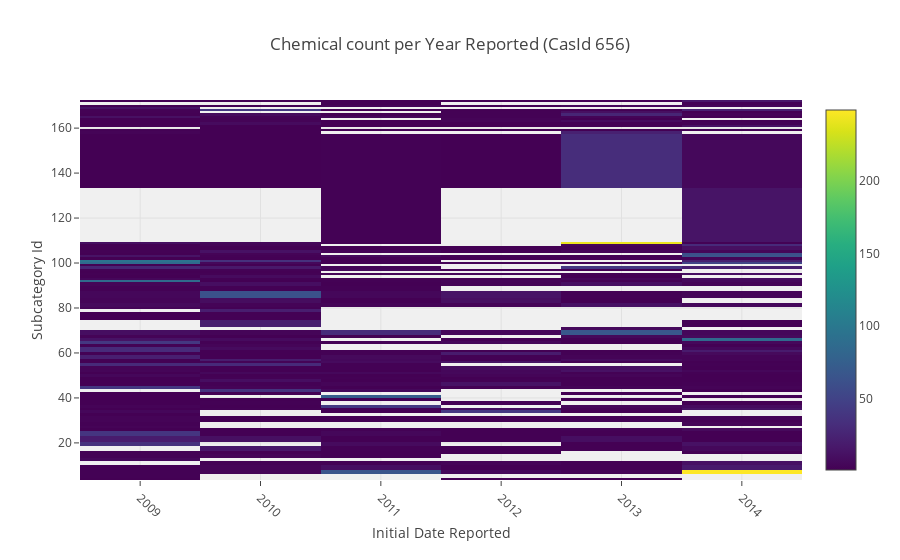

Notebook source saved alongside this figure:
### Code cell
subcategory_data    = data_aggregated[SUBCATEGORYID_COLUMN][data_aggregated[CASID_COLUMN] == 656].values
initial_data        = data_aggregated[INITIALDATEREPORTED_COLUMN + '_Year'].values

data_plot = [
    go.Heatmap(
        z = chemicalcount_data,
        x = initial_data,
        y = subcategory_data,
        colorscale='Viridis',
    )
]

layout = go.Layout(
    title='Chemical count per Year Reported (CasId 656)',
    xaxis = dict(tickangle=45, title = 'Initial Date Reported'),
    yaxis = dict(title = 'Subcategory Id'),
    plot_bgcolor='rgba(240,240,240, 0.95)'
)

fig = go.Figure(data=data_plot, layout=layout)
offline.iplot(fig, filename='initial_subcategory_heatmap')

### Figure 1 — Plotly figure (JSON) as saved in the notebook; plotly's stock layout.template omitted (floating-point values rounded to 4 significant figures; data arrays with more than 128 entries replaced by an {"elided": "..."} marker saying what was removed)
{"data": [{"colorscale": "Viridis", "type": "heatmap", "uid": "b67efabd-515f-43c7-af87-43a333cbb60f", "x": {"elided": "9085 int values"}, "y": {"elided": "5951 int values"}, "z": {"elided": "9085 int values"}}], "layout": {"plot_bgcolor": "rgba(240,240,240, 0.95)", "title": {"text": "Chemical count per Year Reported (CasId 656)"}, "xaxis": {"tickangle": 45, "title": {"text": "Initial Date Reported"}}, "yaxis": {"title": {"text": "Subcategory Id"}}}}
